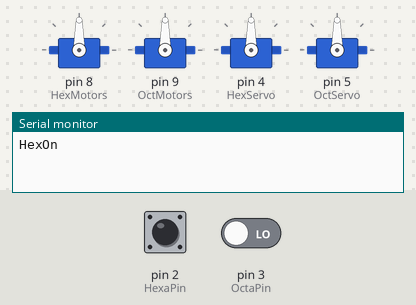
The sketch below on a simulated Arduino Uno, built with avr-gcc and run on an emulated ATmega328P. Shown: 4 × servo, the last lines printed to the serial monitor. Inputs (shaded band) come from the test bench; at power-on: pin 2 (HexaPin) LOW, pin 3 (OctaPin) LOW.

Above: at 1.2 s.
1.3 s: pin 2 (HexaPin) pulsed HIGH 5 times (0.12 s each, 0.3 s apart)
At 3.2 s:
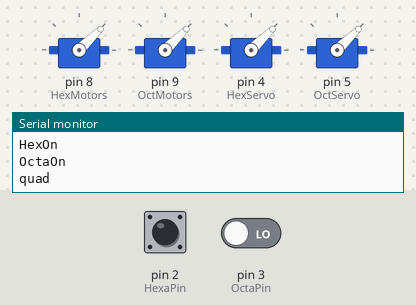
Timing chart, 0 to 4.7 s (numbered marks = the images above; inputs shaded):
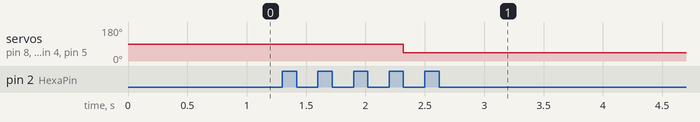

The sketch:

_2.ino
```cpp
#include <Servo.h>
int q=0;
const int throttlepin = 7; //input
const int HexMotors = 8;
const int OctMotors = 9;
const int HexaPin = 2;  //input
const int OctaPin = 3;  //input
const int HexServo =4;
const int OctServo =5;

unsigned long ThrottleSig;
unsigned long HexaSignal;
unsigned long OctaSignal;
unsigned long ModeSampleTime;

Servo HexM;
Servo OctM;
Servo HexS;
Servo OctS;


void setup()
{
  Serial.begin(9600);
  pinMode(throttlepin, INPUT);
  pinMode(HexaPin, INPUT);
  pinMode(OctaPin, INPUT);
  HexM.attach(HexMotors);
  OctM.attach(OctMotors);
  HexS.attach(HexServo);
  OctS.attach(OctServo);
}

void loop()
{
  //if(micros()-ModeSampleTime>1000000)
  //{ModeSampleTime=micros();
HexaSignal = pulseIn(HexaPin, HIGH);
if(HexaSignal<1200){Serial.println("HexOn");q=1;}
if(HexaSignal>1400 && HexaSignal<1600){HexS.writeMicroseconds(2000);HexM.writeMicroseconds(1000);OctS.writeMicroseconds(1000);OctM.writeMicroseconds(1000);Serial.println("HexOff");q=0;}
if(HexaSignal>1800){HexM.writeMicroseconds(1000);OctM.writeMicroseconds(1000);HexS.writeMicroseconds(1000);OctS.writeMicroseconds(1000);Serial.println("quad");q=0;}

if(q=1)
{
OctaSignal = pulseIn(OctaPin, HIGH);
if(OctaSignal<1200){Serial.println("OctaOn");}
if(OctaSignal>1400 && OctaSignal<1600){OctM.writeMicroseconds(1000);OctS.writeMicroseconds(2000);Serial.println("OctaOff");}
if(OctaSignal>1800){OctM.writeMicroseconds(1000);OctS.writeMicroseconds(1000);Serial.println("quad");}
}
}
```

Measured:
- after the input at 1.3 s, servo on pin 8 (HexMotors), servo on pin 9 (OctMotors), servo on pin 4 (HexServo), servo on pin 5 (OctServo): 90° → 44° after 1.0 s
